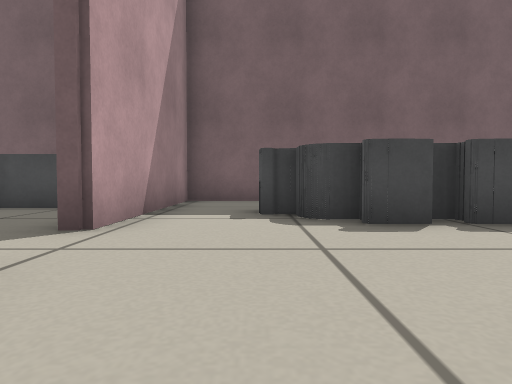
View 1 (above)

18 first-person views from a walk through a world built for the Player/Stage simulator. The camera is 0.26 m above the floor, tilts 2° down and sees 75° across. The lines on the ground mark 1 m squares. The floor is counted in squares, 0.5 m on a side. Each view is taken from the middle of a square. On the plan, view 1 faces up. The plan holds only what a view shows up to about 9 squares ahead; the rest is blank. Robots are left out.

View 2
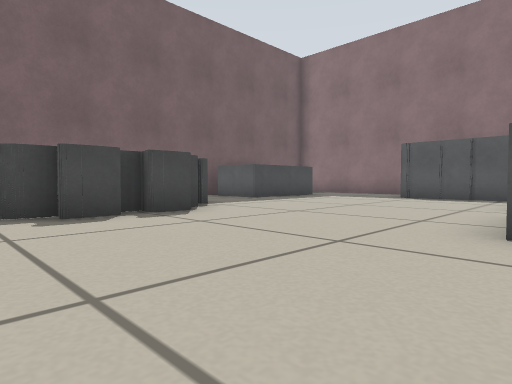

View 3
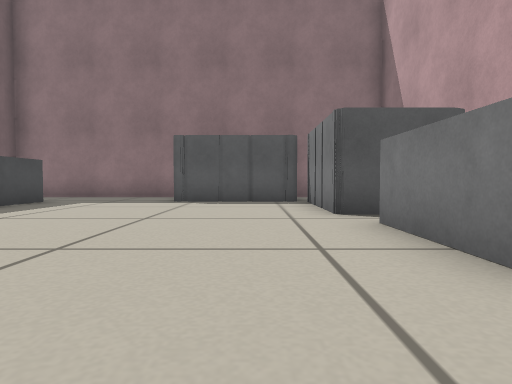

View 4
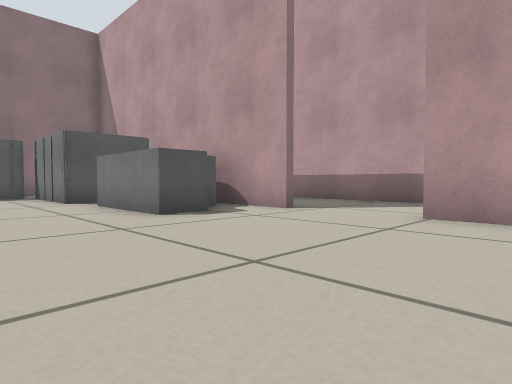

View 5
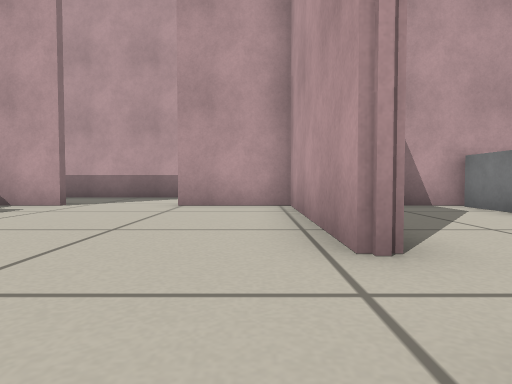

View 6
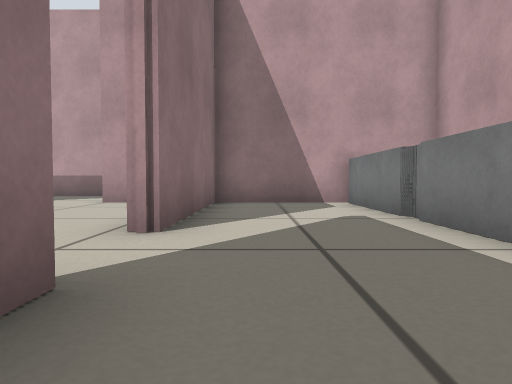

View 7
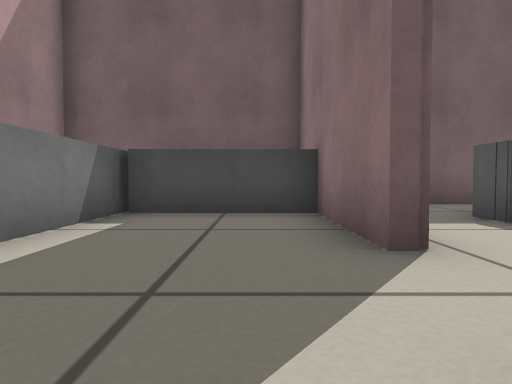

View 8
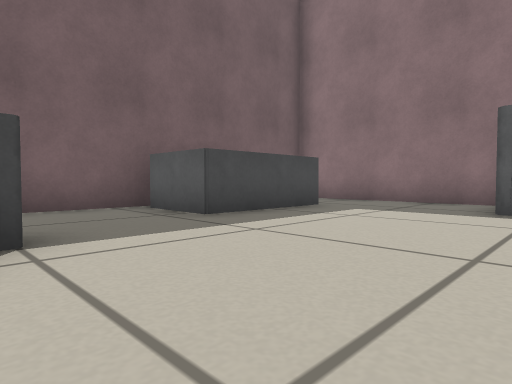

View 9
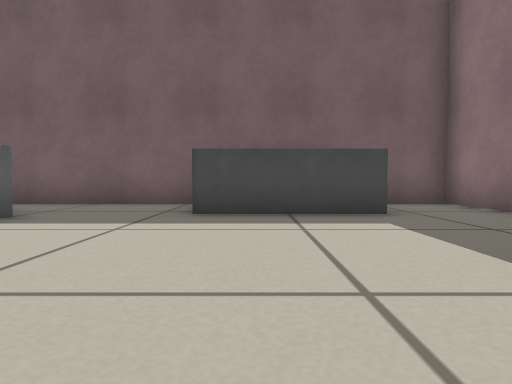

View 10
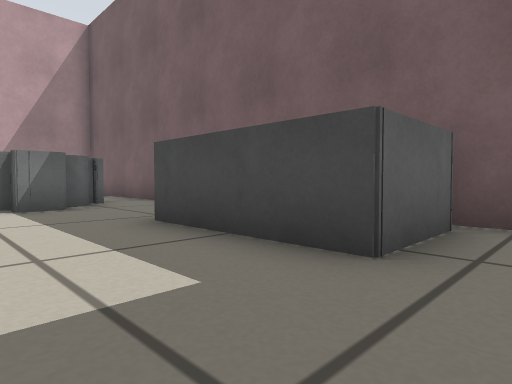

View 11
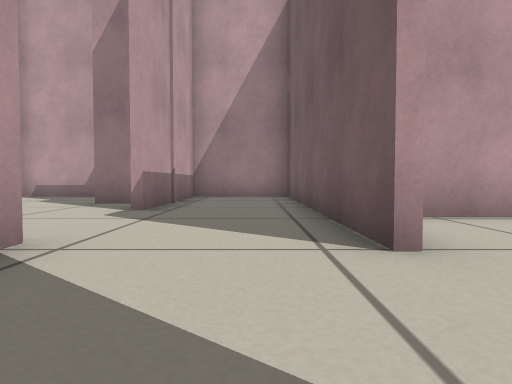

View 12
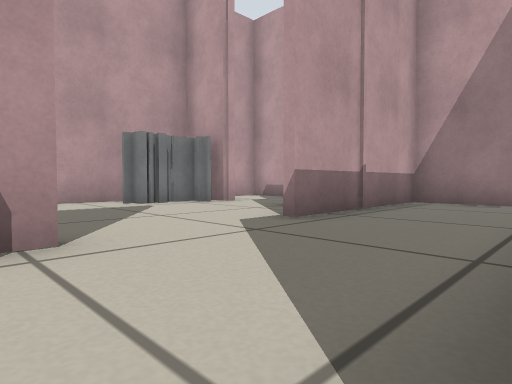

View 13
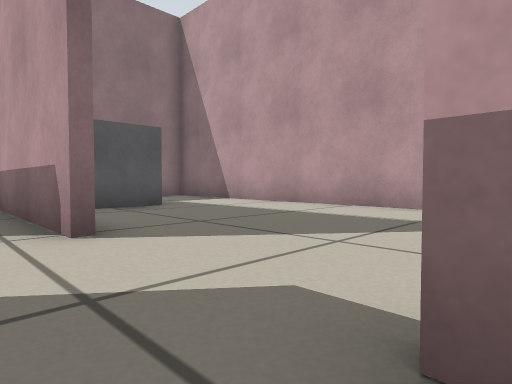

View 14
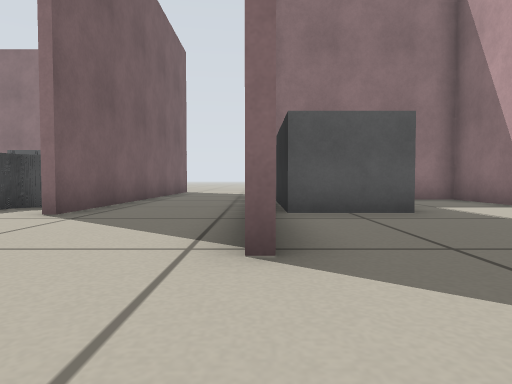

View 15
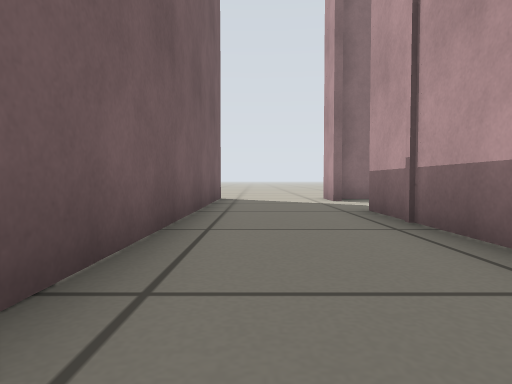

View 16
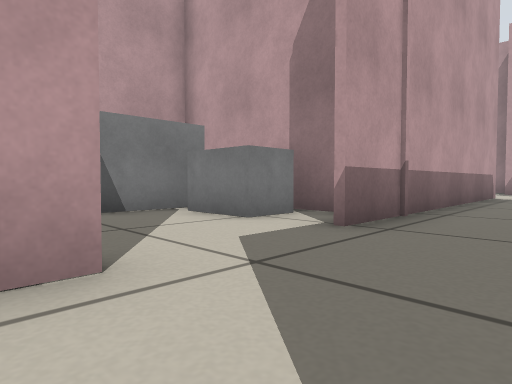

View 17
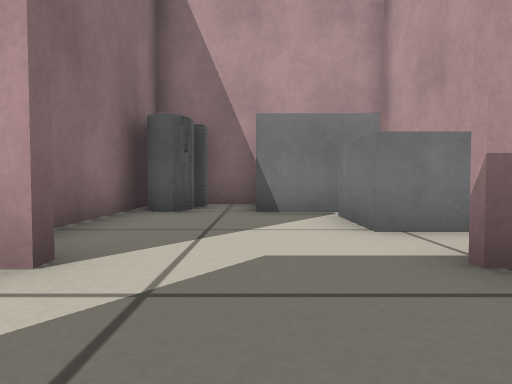

View 18
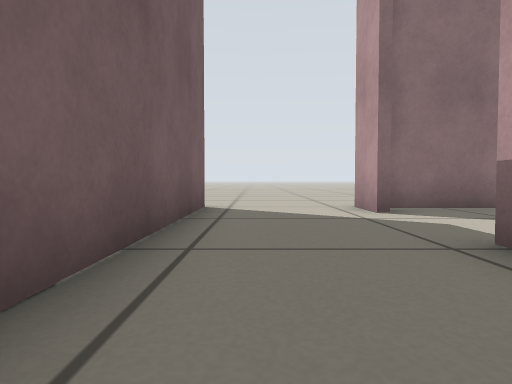

### Floor plan
Ten units are one square. View 1 is at (0, 0); x grows to the right and y downward. Boxes are objects, and circles mark ways between rooms. Rooms are numbered by the first view taken in them; rooms with no view inside come last. Other rooms are left out.
<svg viewBox="-77 -88 207 206">
<path fill="none" stroke="#000" d="M34 -39 26 -39 26 -44 6 -44 6 -50 1 -50 1 -58M21 -39 13 -39 13 -44M46 -59 46 -50 39 -50M70 9 70 2 100 2 100 -30M43 22 43 15 35 15 35 5 61 5M40 -64 40 -59M29 28 51 28M-17 -17 -17 28 6 28M74 -83 -17 -83 -17 -34M100 -61 70 -61 70 -79M-17 -34 -20 -34 -20 -61 -50 -61M-51 -24 -51 26M-51 -66 -51 -38M-54 28 -20 28 -20 -17 -17 -17M100 -79 100 -61M122 -32 122 -83 99 -83M32 86 32 65 60 65M2 59 88 59M6 30 -61 30M73 69 73 79M78 73 88 73 88 89M-31 100 -24 100 -24 104M-26 113 70 113 70 102M-44 68 -44 76M-40 102 -31 102M84 94 100 94M-49 94 -44 94M113 94 119 94M-72 40 -72 59 -26 59M115 30 29 30M122 108 122 65M125 30 115 30M112 59 125 59"/>
<circle cx="-20" cy="-25" r="3" fill="#2a7"/>
<circle cx="100" cy="-45" r="3" fill="#2a7"/>
<circle cx="15" cy="30" r="3" fill="#2a7"/>
<circle cx="120" cy="45" r="3" fill="#2a7"/>
<text x="40" y="-20">1</text>
<text x="-30" y="-20">2</text>
<text x="110" y="-60">3</text>
<text x="20" y="70">4</text>
<text x="120" y="40">5</text>
</svg>
Room 1 opens to room 2. Room 1 opens to room 3. Room 1 opens to room 4. Room 4 opens to room 5.

Where each view was taken, in squares from view 1:
view 1: 0 up, 0 right, facing up
view 2: 1 down, 0 right, facing up-right
view 3: 1 up, 2 right, facing right
view 4: 2 up, 1 left, facing down-right
view 5: 4 up, 1 left, facing down
view 6: 5 up, 3 left, facing down
view 7: 1 up, 3 left, facing up
view 8: 2 up, 4 right, facing up-right
view 9: 1 up, 8 right, facing up
view 10: 4 up, 11 right, facing up-left
view 11: 4 down, 3 right, facing left
view 12: 3 down, 1 right, facing down-left
view 13: 5 down, 3 left, facing down-right
view 14: 6 down, 2 left, facing right
view 15: 4 down, 3 right, facing right
view 16: 4 down, 12 right, facing down-left
view 17: 4 down, 10 right, facing down
view 18: 4 down, 6 right, facing right
